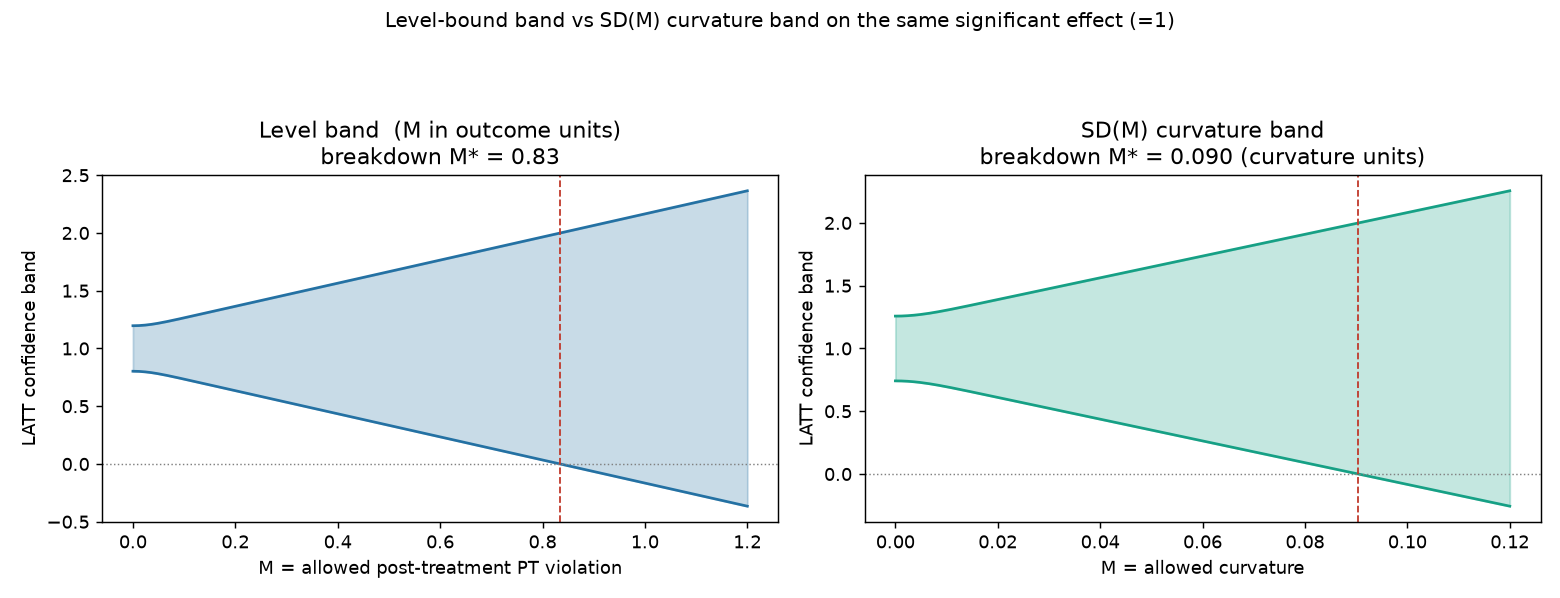

Reproduce this figure in Python.
"""
Prototype: a LEVEL-bound honest band vs the SD(M) curvature band
----------------------------------------------------------------
Your definition: PT credible = flat pre-difference; the honest object bounds how
far the post-treatment difference can wander from flat. That is a LEVEL restriction

    Delta_Level(M) = { delta : |delta_post(e)| <= M for all post e },

fed to the same Rambachan-Roth machine. The estimator is the raw post-average
(no pre-extrapolation, because we are not assuming smoothness), so

    max bias over Delta_Level(M) = M * sum|l_post| = M          (l_post = ones/npost)
    FLCI = post-avg  +/-  cv(M / sigma) * sigma,   sigma = SE(post-avg).

We compare, on the same data, against the SD(M) band (curvature, linear
extrapolation) already in the paper. Key points to read off:
  - the level band's M and breakdown M* are in OUTCOME units (interpretable);
  - the SD band's M is in curvature units (abstract);
  - each band is honest against its own class; they respond differently to
    different confound shapes.
"""

import numpy as np
from scipy.stats import norm
import matplotlib
matplotlib.use("Agg")
import matplotlib.pyplot as plt
import layer2_full as L2

npre, npost = L2.npre, L2.npost
pre_e, post_e = L2.pre_e, L2.post_e
l_post = np.ones(npost) / npost
z = norm.ppf(0.975)


def within_cov(sig, rho, n):
    idx = np.arange(n); R = rho ** np.abs(idx[:, None] - idx[None, :]); return (sig ** 2) * R


def min_var_sd_v(Sigma):
    """Minimum-variance affine SD(M) estimator: v=(w_pre,l_post) minimizing v'Sig v subject to
    cancelling the through-reference linear trend (finite SD bias). This is the estimator the paper
    actually uses, tighter than naive OLS extrapolation."""
    Spp = Sigma[:npre, :npre]; Spq = Sigma[:npre, npre:]
    Sppinv = np.linalg.inv(Spp)
    a = pre_e.astype(float); b = -(l_post @ post_e)      # constraint a'w = b (slope-orthogonality)
    w0 = -Sppinv @ (Spq @ l_post)
    lam = (b - a @ w0) / (a @ Sppinv @ a)
    w = w0 + Sppinv @ a * lam
    return np.concatenate([w, l_post])


# ---------- level-bound FLCI ----------
def flci_level(bhat, Sigma, M):
    center = l_post @ bhat[npre:]
    sigma = np.sqrt(l_post @ Sigma[npre:, npre:] @ l_post)
    bias = M * np.sum(np.abs(l_post))          # = M
    half = L2.cv(bias / sigma) * sigma
    return center, half


# ---------- SD-bound FLCI (paper's current band, min-variance affine estimator) ----------
V = None; bbar1 = None                          # set once Sigma is known (below)
def flci_sd(bhat, Sigma, M):
    center = V @ bhat
    sigma = np.sqrt(V @ Sigma @ V)
    bias = M * bbar1                           # max_bias_SD is linear in M; avoid re-running the LP
    half = L2.cv(bias / sigma) * sigma
    return center, half


# ===== setup: true effect 1, flat pre, known Sigma =====
sigma_c, rho = 0.14, 0.5
Sigma = within_cov(sigma_c, rho, npre + npost)
V = min_var_sd_v(Sigma)                          # min-variance affine SD estimator (the paper's)
bbar1 = L2.max_bias_SD(V, 1.0)
theta = 1.0
beta_mean = np.concatenate([np.zeros(npre), np.full(npost, theta)])   # flat pre, effect 1 post

se_level = np.sqrt(l_post @ Sigma[npre:, npre:] @ l_post)
se_sd = np.sqrt(V @ Sigma @ V)
print("=== estimator SEs (flat pre) ===")
print(f"  level band  (raw post-avg):       SE = {se_level:.4f}")
print(f"  SD band     (linear extrapolation): SE = {se_sd:.4f}   (extrapolation inflates variance)")
print(f"  SD curvature amplification bbar1 = {bbar1:.2f}")

# ---- breakdown M* on the expected (significant) data ----
def breakdown(flci_fn, Mmax, bhat, Sigma):
    Ms = np.linspace(0, Mmax, 4001)
    for M in Ms:
        c, h = flci_fn(bhat, Sigma, M)
        if c - h <= 0.0:            # band first admits the null
            return M
    return np.nan

Mstar_level = breakdown(flci_level, 3.0, beta_mean, Sigma)
Mstar_sd = breakdown(flci_sd, 0.6, beta_mean, Sigma)
print("\n=== breakdown values on the significant effect (=1) ===")
print(f"  level band M* = {Mstar_level:.3f}  (outcome units: a post-violation this large overturns it)")
print(f"  SD band    M* = {Mstar_sd:.3f}  (curvature units)")

# ---- validity: does each band cover iff true violation is within its class? ----
def coverage(flci_fn, delta_true, M, n_reps=6000, seed=1):
    rng = np.random.default_rng(seed); Lc = np.linalg.cholesky(Sigma)
    mean = np.concatenate([np.zeros(npre), np.full(npost, theta)]) + delta_true
    cov = 0
    for _ in range(n_reps):
        b = mean + Lc @ rng.standard_normal(npre + npost)
        c, h = flci_fn(b, Sigma, M)
        cov += (c - h <= theta <= c + h)
    return 100 * cov / n_reps

# constant post shift V0 (flat pre): level violation = V0 ; also has curvature V0 at the kink
print("\n=== validity: constant post shift (flat pre), true post-violation V0=0.30 ===")
d_const = np.concatenate([np.zeros(npre), np.full(npost, 0.30)])
for M in [0.20, 0.30, 0.45]:
    print(f"  M={M:.2f}: level cover={coverage(flci_level, d_const, M):5.1f}%   "
          f"SD cover={coverage(flci_sd, d_const, M):5.1f}%")

# post drift v0*e (flat pre): level violation = v0*4 at e=4 ; curvature (kink) = v0
v0 = 0.08
d_drift = np.concatenate([np.zeros(npre), v0 * post_e.astype(float)])
print(f"\n=== validity: post drift v0*e, v0={v0} (level viol at e=4 = {v0*4:.2f}, kink curvature = {v0}) ===")
for M in [0.10, 0.20, 0.35]:
    print(f"  M={M:.2f}: level cover={coverage(flci_level, d_drift, M):5.1f}%   "
          f"SD cover={coverage(flci_sd, d_drift, M):5.1f}%")

# ---------- figure: the two bands as M relaxes ----------
fig, ax = plt.subplots(1, 2, figsize=(12, 4.6))
fig.suptitle("Level-bound band vs SD(M) curvature band on the same significant effect (=1)", fontsize=11)

a = ax[0]
Ms = np.linspace(0, 1.2, 200)
cen = np.array([flci_level(beta_mean, Sigma, M) for M in Ms])
a.fill_between(Ms, cen[:, 0] - cen[:, 1], cen[:, 0] + cen[:, 1], color="#2471a3", alpha=.25)
a.plot(Ms, cen[:, 0] - cen[:, 1], color="#2471a3"); a.plot(Ms, cen[:, 0] + cen[:, 1], color="#2471a3")
a.axhline(0, color="gray", lw=.8, ls=":"); a.axvline(Mstar_level, color="#c0392b", ls="--", lw=1)
a.set_title(f"Level band  (M in outcome units)\nbreakdown M* = {Mstar_level:.2f}")
a.set_xlabel("M = allowed post-treatment PT violation"); a.set_ylabel("LATT confidence band")

a = ax[1]
Ms2 = np.linspace(0, 0.12, 200)
cen2 = np.array([flci_sd(beta_mean, Sigma, M) for M in Ms2])
a.fill_between(Ms2, cen2[:, 0] - cen2[:, 1], cen2[:, 0] + cen2[:, 1], color="#16a085", alpha=.25)
a.plot(Ms2, cen2[:, 0] - cen2[:, 1], color="#16a085"); a.plot(Ms2, cen2[:, 0] + cen2[:, 1], color="#16a085")
a.axhline(0, color="gray", lw=.8, ls=":"); a.axvline(Mstar_sd, color="#c0392b", ls="--", lw=1)
a.set_title(f"SD(M) curvature band\nbreakdown M* = {Mstar_sd:.3f} (curvature units)")
a.set_xlabel("M = allowed curvature"); a.set_ylabel("LATT confidence band")

plt.tight_layout(rect=[0, 0, 1, 0.9]); plt.savefig("level_vs_sd.png", dpi=130)
print("\nSaved -> level_vs_sd.png")
